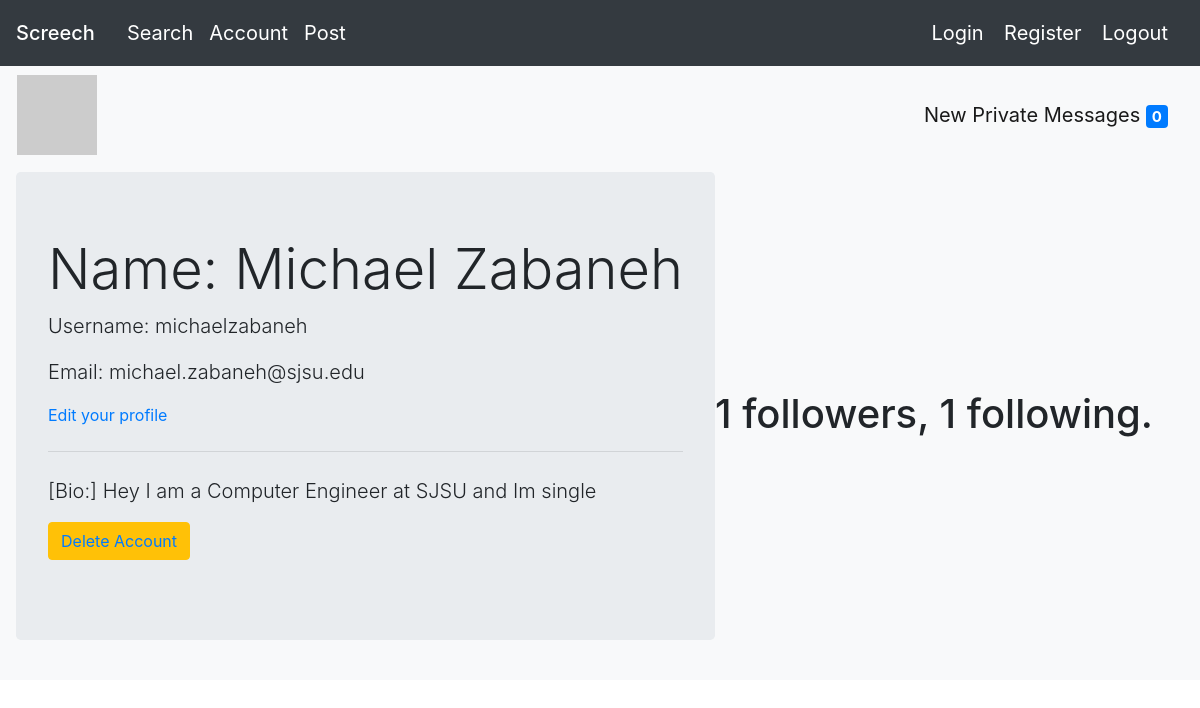
Page /account (signed in) on the earlier database version.
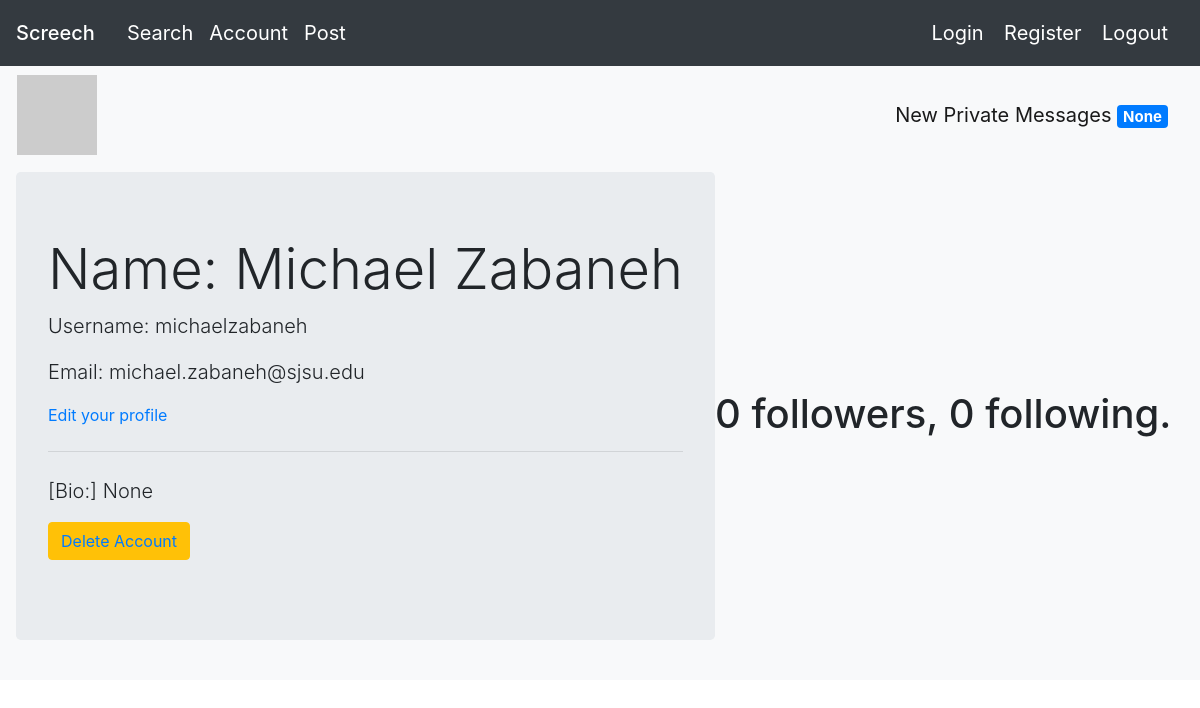
Same page on the later database version.
### app/models.py (models this page shows, shortened)
class User(db.Model, UserMixin):
    id = db.Column(db.Integer, primary_key = True)
    username = db.Column(db.String(15))
    name = db.Column(db.String(15))
    password = db.Column(db.String(200))
    email = db.Column(db.String(32), unique = True)
    last_message_read_time = db.Column(db.DateTime)
    num_new_private_messages = db.Column(db.Integer)
    changebio = db.Column(db.String(140))
    followed = db.relationship(
        'User', secondary=followers,
        primaryjoin=(followers.c.follower_id == id),
        secondaryjoin=(followers.c.followed_id == id),
        backref=db.backref('followers', lazy='dynamic'), lazy='dynamic')
    messages_sent = db.relationship('Message',
                                    foreign_keys='Message.sender_id',
                                    backref='author', lazy='dynamic')
    messages_received = db.relationship('Message',
                                        foreign_keys='Message.recipient_id',
                                        backref='recipient', lazy='dynamic')
    def avatar(self, size):
        digest = md5(self.email.lower().encode('utf-8')).hexdigest()
        return 'https://www.gravatar.com/avatar/{}?d=identicon&s={}'.format(
            digest, size)

### app/routes.py (the view)
@myapp_obj.route('/account')
def account():
    if current_user.is_authenticated is False:
        flash('Account cannot be accessed because User is not logged in')
        return redirect('/')
    user = current_user
    form = EmptyForm()
    return render_template("profile.html", user=user, form=form)

### app/models.py (called while the page is built)
@login.user_loader
def load_user(id):
    return User.query.get(int(id))

### app/templates/profile.html (shortened to what this page needs)
{% extends "base.html" %}
{% block mycontent %}
<nav class="navbar navbar-expand-lg navbar-light bg-light">
<table>
  <tr valign="top">
      <td><img src="{{ user.avatar(128) }}"></td>
  </tr>
</table>
<a class="navbar-brand" href="{{ url_for('messages') }}">
  {{ ('New Private Messages') }}
  <span class="badge badge-primary">
    {{ user.num_new_private_messages }}
  </span>
</a>
</nav>
<nav class="navbar navbar-expand-lg navbar-light bg-light">
    <div class="jumbotron">
        <h1 class="display-4">Name: {{ user.name }}</h1>
        <p class="lead">Username: {{ user.username }}</p>
        <p class="lead">Email: {{ user.email }}</p>
        {% if user == current_user %}
          <p><a href="{{ url_for('editProfile') }}">Edit your profile</a></p>
        {% endif %}
        <hr class="my-4">
        <p class="lead">[Bio:] {{ user.changebio }}</p>
        <p class="lead">
          <a href="/delete"><button type="button" class="btn btn-warning">
            Delete Account
          </a></button>
        </p>
    </div>
    <div>
      <h1>
        <p>{{ user.followers.count() }} followers, {{ user.followed.count() }} following.</p>
      </h1>
    </div>
</nav>
{% endblock %}

### app/templates/base.html (shortened to what this page needs)
<!DOCTYPE HTML>
<html lang="en">
     <head>
    <link rel="stylesheet" href=
"https://maxcdn.bootstrapcdn.com/bootstrap/4.4.1/css/bootstrap.min.css">
     </head>
     <body>
      <nav class="navbar navbar-dark bg-dark">
        <form class="form-inline">
          <span class="navbar-brand mb-0 h1"><a class="navbar-brand" href="/">
          Screech</span></a>
          <a class="navbar-brand" href="/search">Search</a>
          <a class="navbar-brand" href="/account">Account</a>
          <a class="navbar-brand" href="/post">Post</a>
        </form>
        <div>
          <a class="navbar-brand" href="/login"> Login</a>
          <a class="navbar-brand" href="/register">Register</a>
          <a class="navbar-brand" href="/logout">Logout</a>
        </div>
      </nav>
         {% block mycontent %}{% endblock %}
     </body>
</html>

Differences in the rows shown:
changed User "Michael Zabaneh": num_new_private_messages "0" → "None"; changebio "Hey I am a Computer Engineer at SJSU and Im single" → "None"
Other differences:
{{ user.followers.count() }}: "1" → "0"
{{ user.followed.count() }}: "1" → "0"
